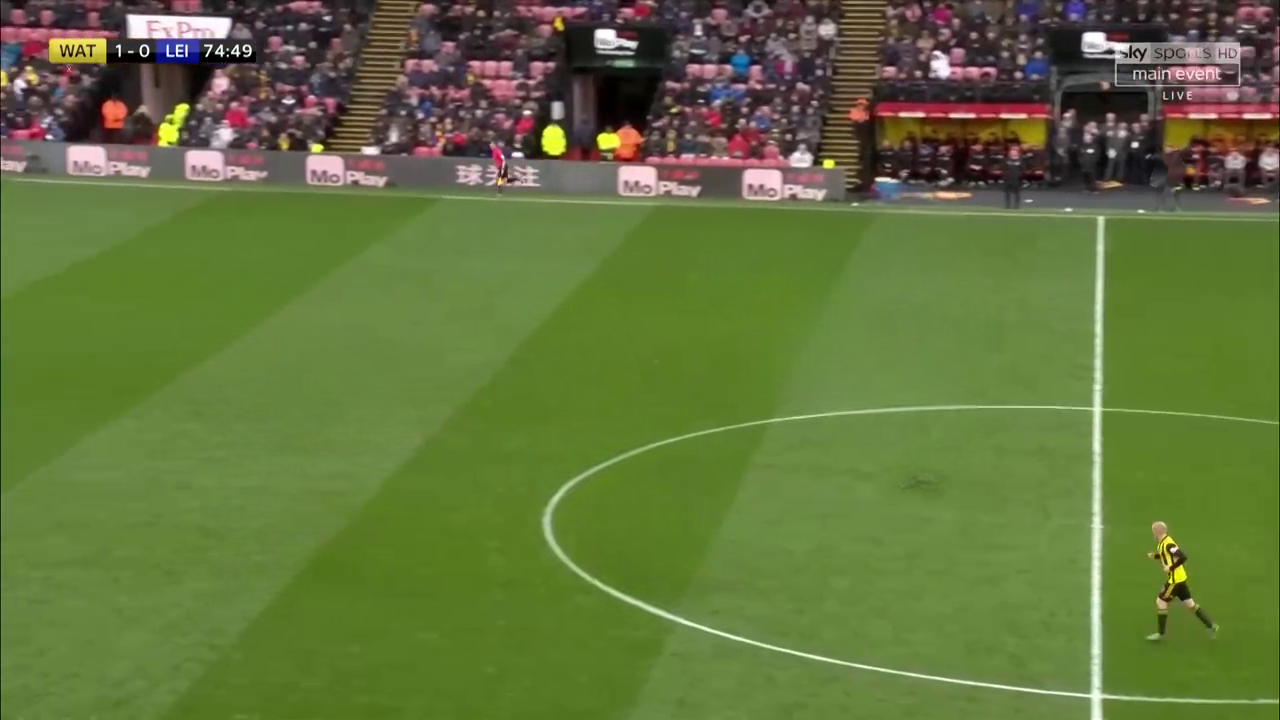
#> input picture inpainted_image-Photoroom.png, 1280 x 720 px
$ python overlay.py
#> lines starting #> are read from the running program, lines starting #| are printed output that depends on the picture
from PIL import Image

# Load the images
background = Image.open("inpainted_image-Photoroom.png")
#> background is the input picture: PIL image 1280x720 RGBA; mean R, G, B, A 98.5, 115.6, 60.7, 255
overlay = Image.open("img.png")
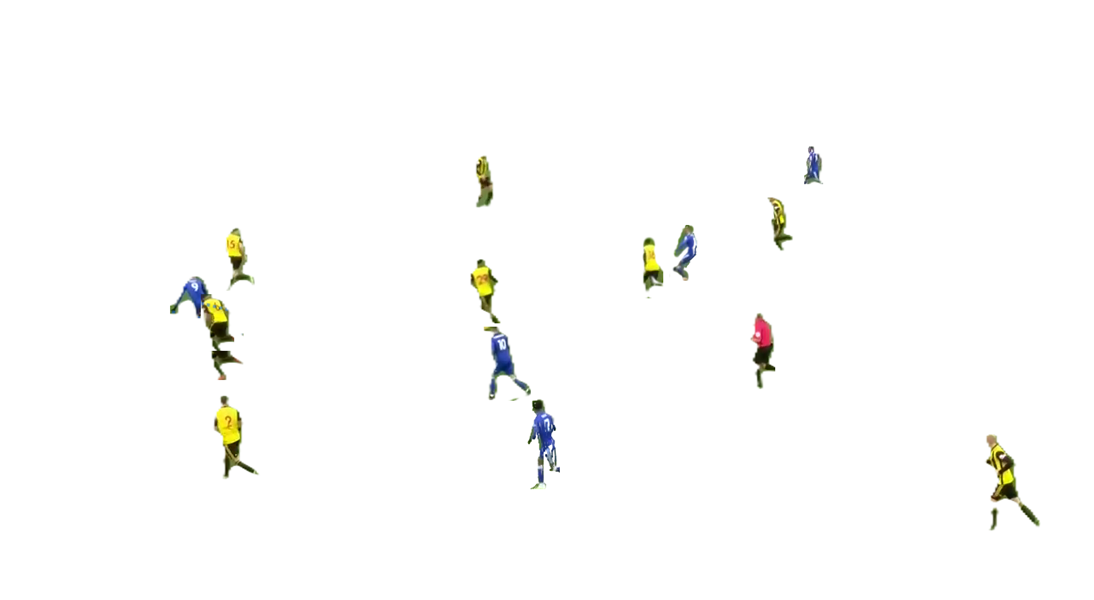
#> input picture img.png, 1094 x 600 px
#> overlay is the input picture: PIL image 1094x600 RGBA; mean R, G, B, A 252.3, 252.4, 251.5, 255

# Resize overlay to match the background if needed
overlay = overlay.resize(background.size)
#> overlay: PIL image 1280x720 RGBA

# Set transparency level (0 is fully transparent, 255 is fully opaque)
transparency = 110  # Adjust as needed
overlay.putalpha(transparency)
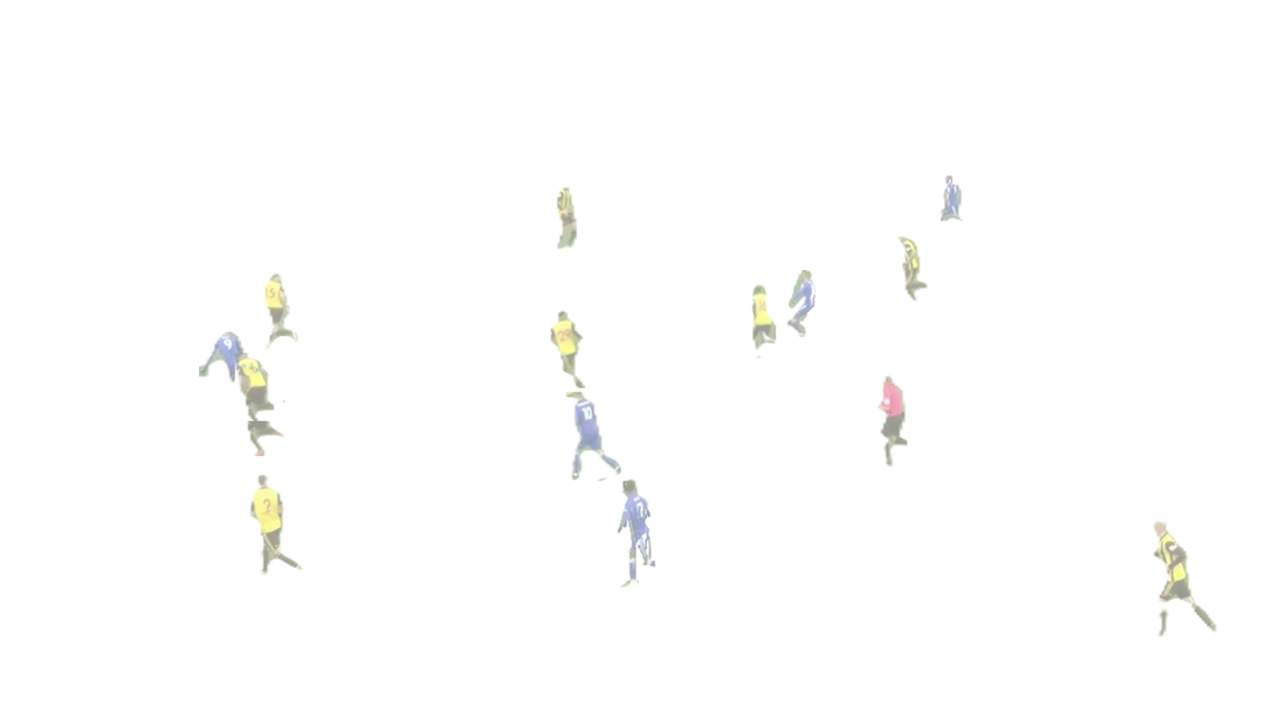
#> overlay: PIL image 1280x720 RGBA; mean R, G, B, A 252.3, 252.4, 251.5, 110; transparent parts drawn white

# Overlay images
combined = Image.alpha_composite(background.convert("RGBA"), overlay)
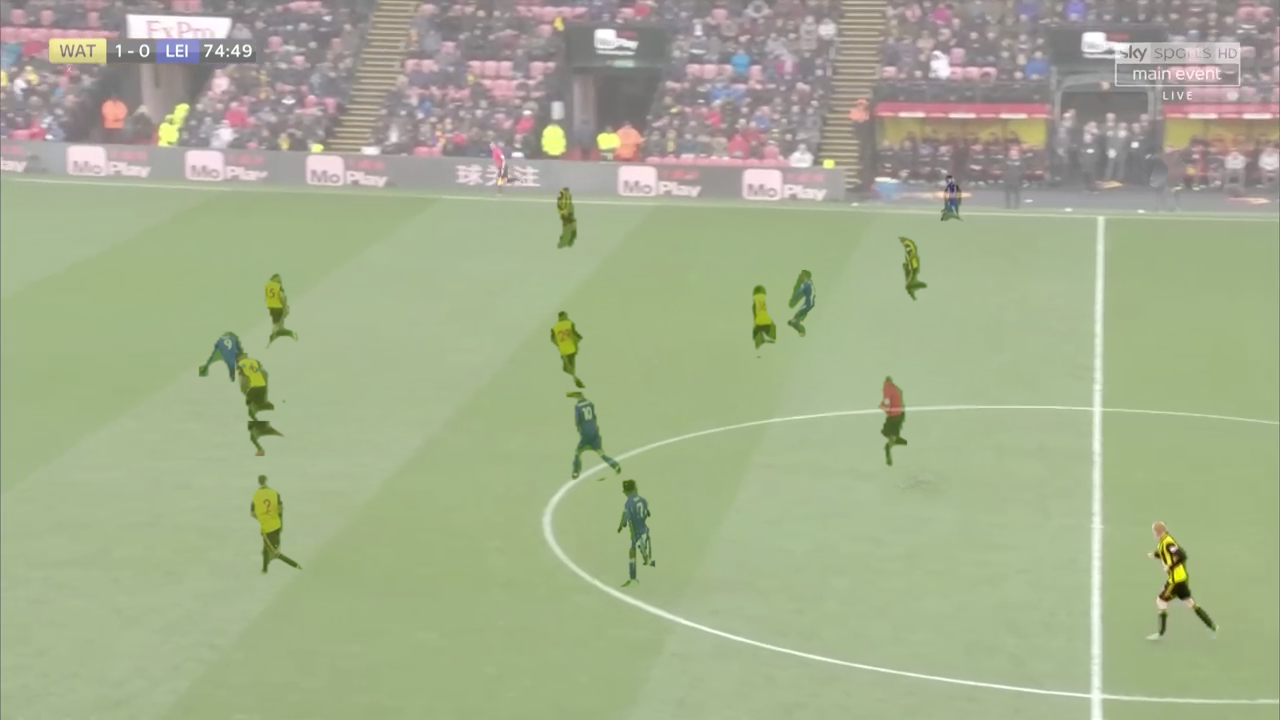
#> combined: PIL image 1280x720 RGBA; mean R, G, B, A 164.8, 174.6, 143, 255

# Save the result
# combined.save("overlay_result.png")
combined.show()
